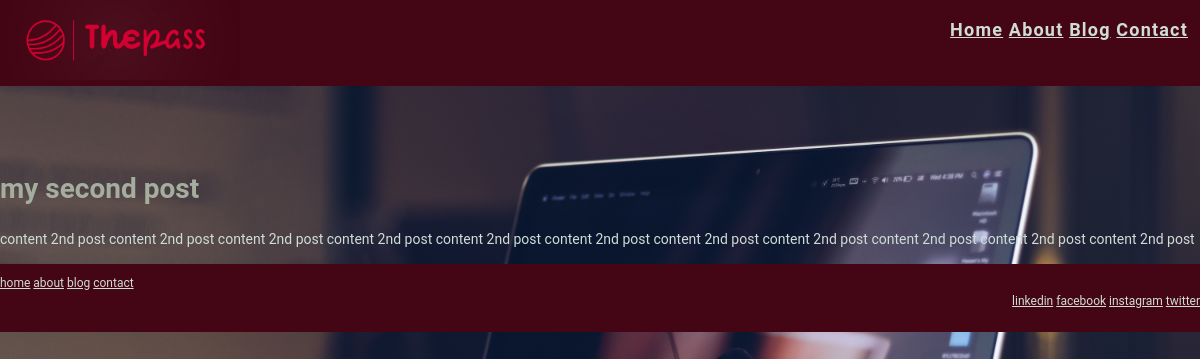
The app's page /home/blog/my-second-post/ with its own data.
### blog_frontpage/models.py (models this page shows, shortened)
class Post(models.Model):
    title = models.CharField(max_length=200, unique=True)
    slug = models.SlugField(max_length=200, unique=True)
    author = models.ForeignKey(User, on_delete=models.CASCADE, related_name='blog_posts')
    updated_on = models.DateTimeField(auto_now=True)
    content = models.TextField()
    created_on = models.DateTimeField(auto_now_add=True)
    status = models.IntegerField(choices=STATUS, default=0)
    class Meta:
        ordering = ['-created_on']

### blog_frontpage/views.py (the view)
# urls.py: path('home/blog/<slug:slug>/', views.PostView.as_view(), name='post'),
class PostView(DetailView):
    model = Post
    template_name = 'blog_front/post.html'

### templates/blog_front/post.html
{% extends 'blog_front/base.html' %}
{% block content %}
    <br>
    <br>
    <br>
    <div class="post">
        <h1 id="post_title">{{ post.title }}</h1>
        <p id="post_body">{{ post.content }}</p>
    </div>
{% endblock %}

### blog_frontpage/static/css/base.css (style rules this page uses)
* { color: #D0DDD7; font-family: "Roboto", "Lucida Grande", Verdana, Arial, sans-serif; }
body { background-image: url("/blog_frontpage/static/images/background.jpg"); background-repeat: no-repeat; background-size: cover; background-position: center; background-attachment: fixed; font-size: 14px; line-height: 1.5; margin: 0; padding: 0; }
h1 { color: #a5ae9e; }

### records on screen
Post: title "my second post", content "content 2nd post content 2nd post content 2nd post content 2nd post content 2nd post content 2nd post content 2nd post content 2nd post content 2nd post content 2nd post content 2nd post"
